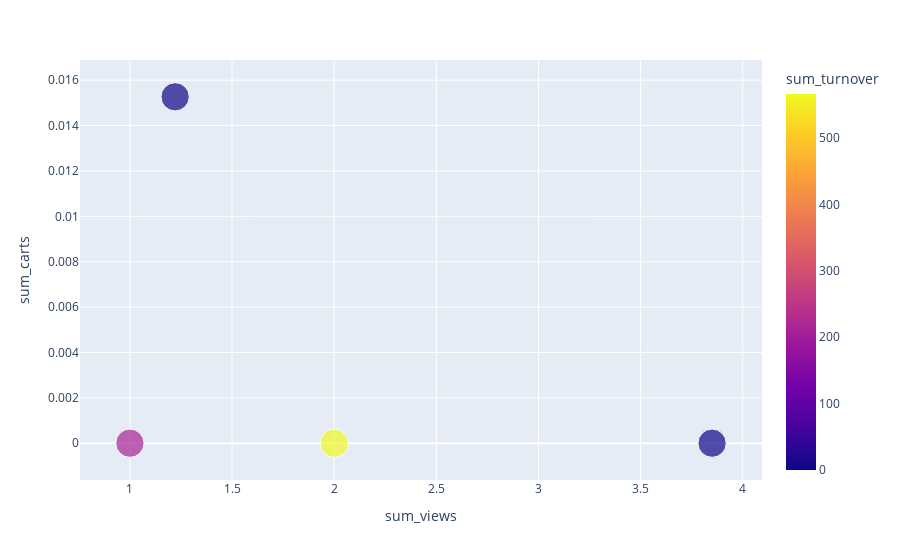

The code cell stored with this chart in its notebook:
### Code cell
# Visualise result
fig = px.scatter(centers, x="sum_views", y="sum_carts", size="count_session", color="sum_turnover", hover_data=["sum_purchases"])
fig.show()

### Figure 1 — Plotly figure (JSON) as saved in the notebook; plotly's stock layout.template omitted (floating-point values rounded to 4 significant figures)
{"data": [{"customdata": [[0], [1], [1], [0]], "hovertemplate": "sum_views=%{x}<br>sum_carts=%{y}<br>count_session=%{marker.size}<br>sum_purchases=%{customdata[0]}<br>sum_turnover=%{marker.color}<extra></extra>", "legendgroup": "", "marker": {"color": [0, 566.3, 211.9, 0], "coloraxis": "coloraxis", "size": [1, 1, 1, 1], "sizemode": "area", "sizeref": 0.0025, "symbol": "circle"}, "mode": "markers", "name": "", "orientation": "v", "showlegend": false, "type": "scatter", "x": [1.221, 2, 1, 3.85], "xaxis": "x", "y": [0.01527, 0, 0, 0], "yaxis": "y"}], "layout": {"coloraxis": {"colorbar": {"title": {"text": "sum_turnover"}}, "colorscale": [[0, "#0d0887"], [0.1111, "#46039f"], [0.2222, "#7201a8"], [0.3333, "#9c179e"], [0.4444, "#bd3786"], [0.5556, "#d8576b"], [0.6667, "#ed7953"], [0.7778, "#fb9f3a"], [0.8889, "#fdca26"], [1, "#f0f921"]]}, "legend": {"itemsizing": "constant", "tracegroupgap": 0}, "margin": {"t": 60}, "xaxis": {"anchor": "y", "domain": [0, 1], "title": {"text": "sum_views"}}, "yaxis": {"anchor": "x", "domain": [0, 1], "title": {"text": "sum_carts"}}}}
